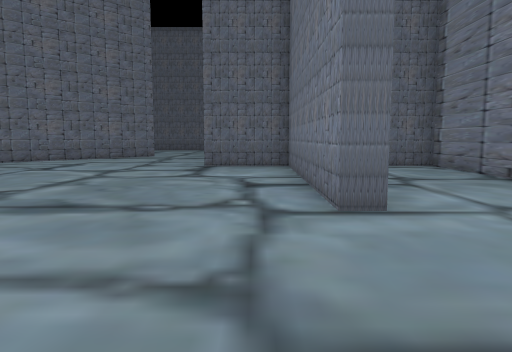
[1] (above)

24 first-person views from a walk through a scene from a Unity 3-D project. The camera is 1.5 m above the floor, tilts 6° down and sees 70° across. The floor is counted in squares, 2 m on a side. Each view is taken from the middle of a square. On the plan, view 1 faces up. The plan holds only what a view shows up to about 11 squares ahead; the rest is blank. The place goes on beyond the plan. The player is left out.

[2]
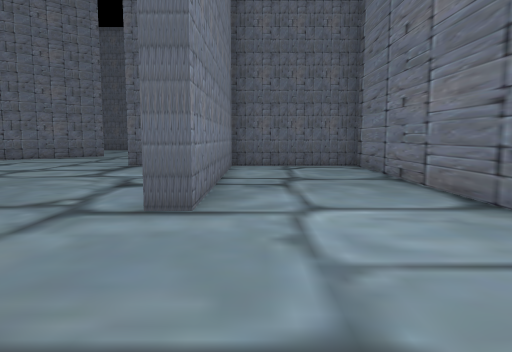

[3]
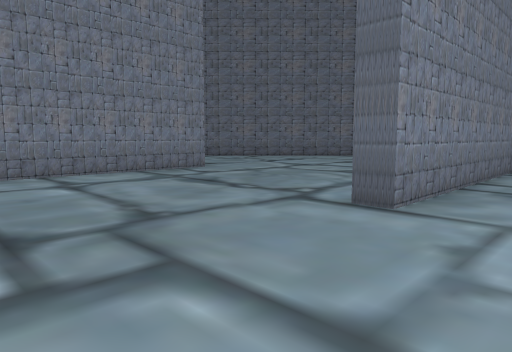

[4]
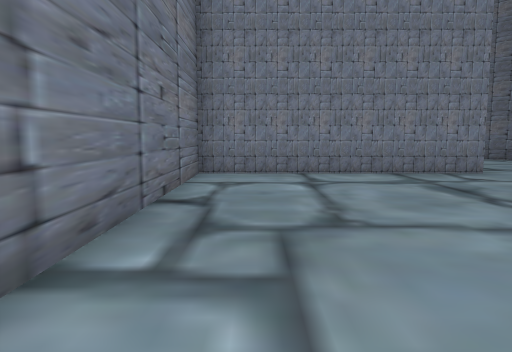

[5]
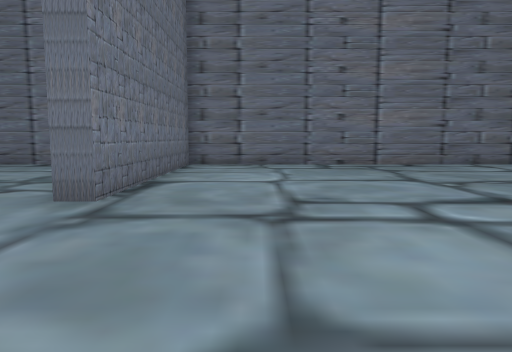

[6]
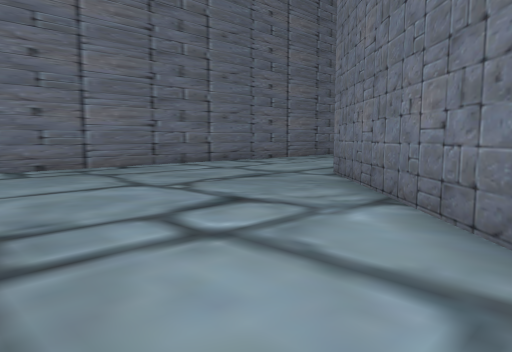

[7]
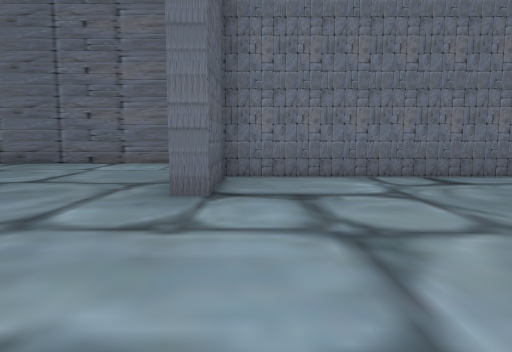

[8]
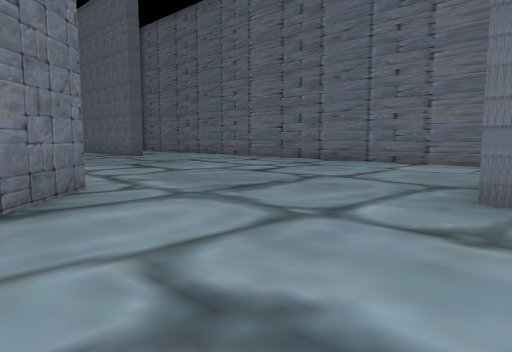

[9]
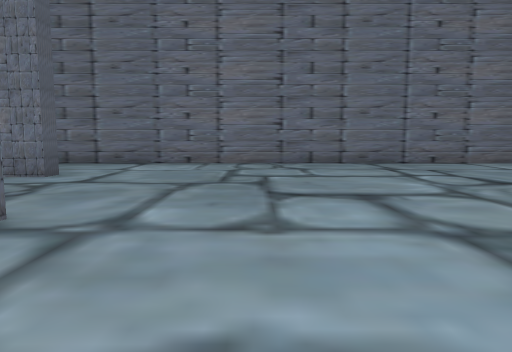

[10]
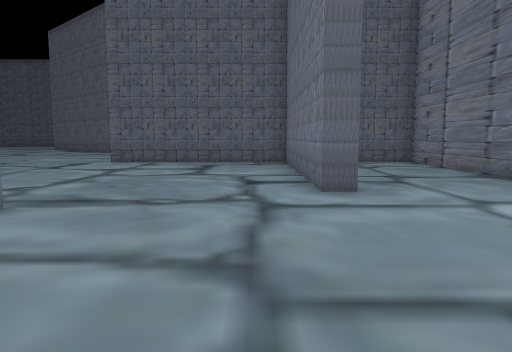

[11]
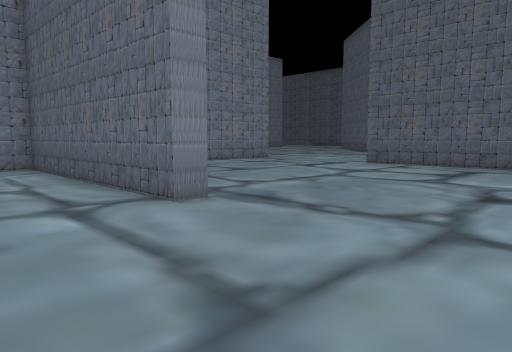

[12]
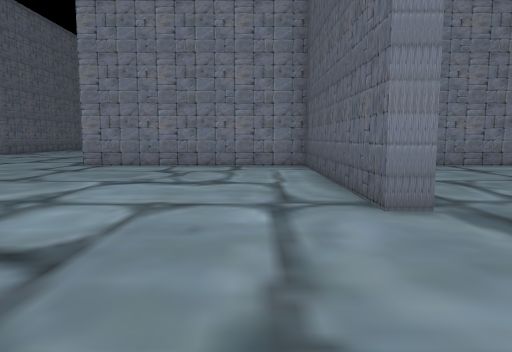

[13]
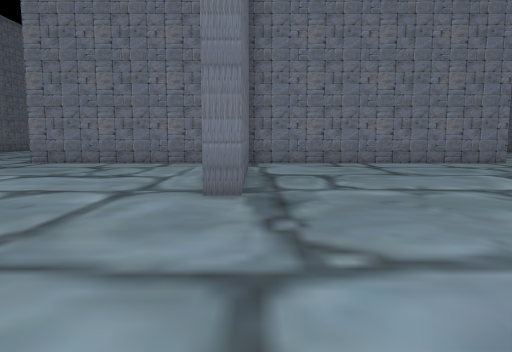

[14]
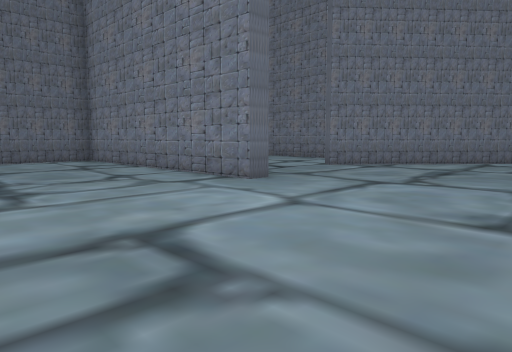

[15]
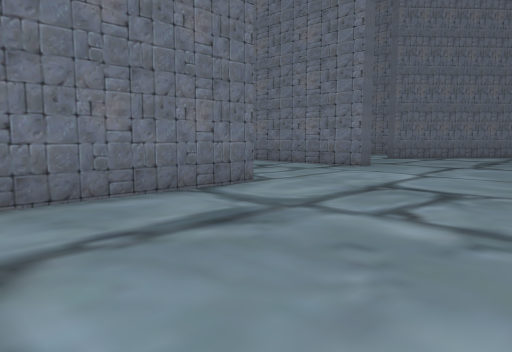

[16]
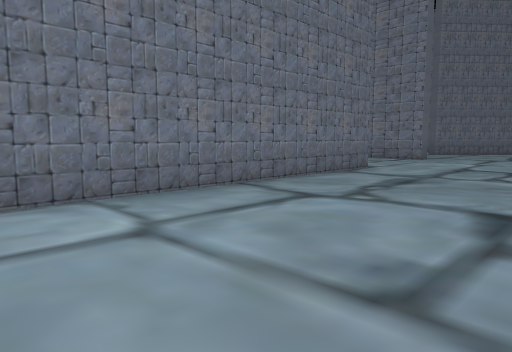

[17]
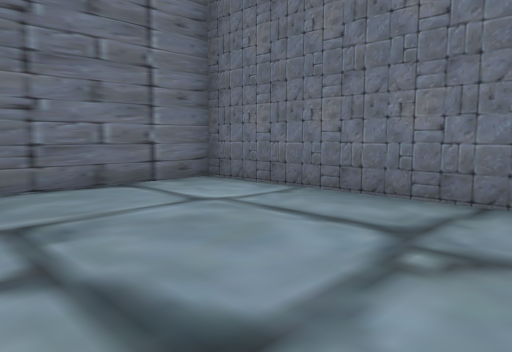

[18]
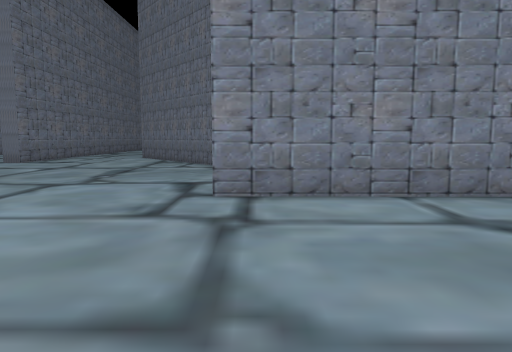

[19]
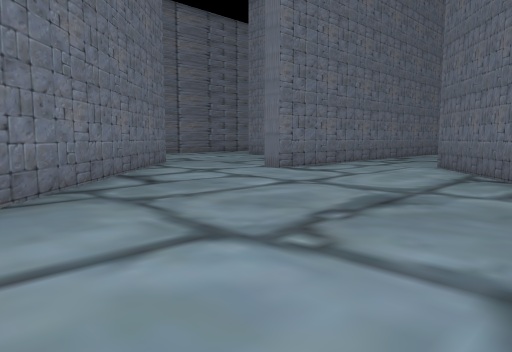

[20]
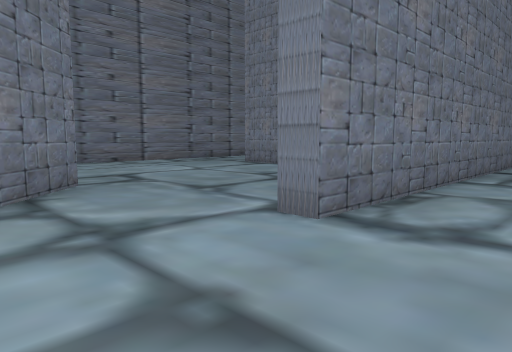

[21]
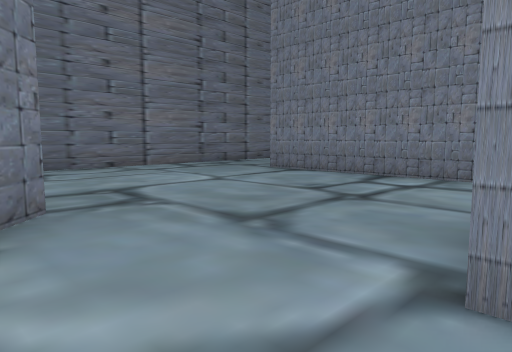

[22]
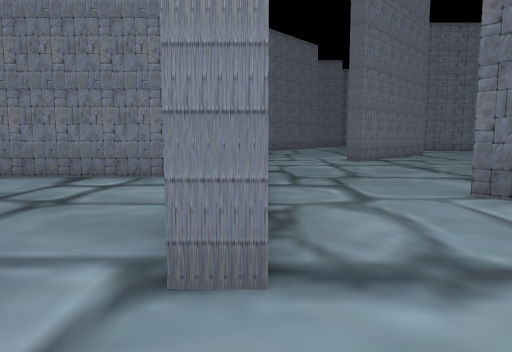

[23]
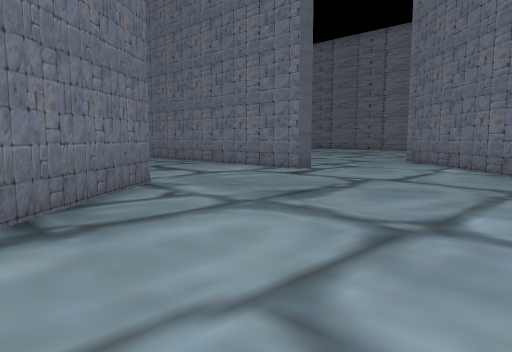

[24]
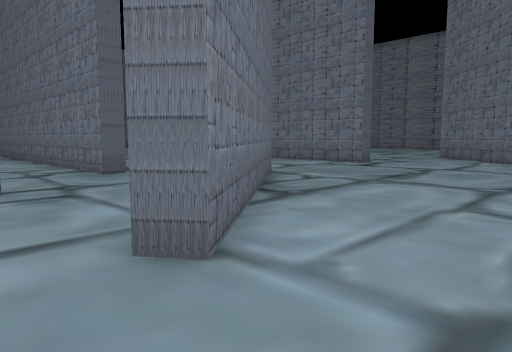

### Floor plan
Points are (right, up) in squares from view 1. A wall is a line through its corners. A room is listed if a view was taken in it or the views show most of it. See-through windows are left out.
Room 1 (views 1, 2, 3, 4, 5, 6, 7, 8, 9, 10, 11, 12, 13, 14, 15, 16, 17, 18, 19, 20, 21, 22, 23)
walls: (-4, 14.5) (-5.3, 13.2); (-7.7, 11.5) (-4.7, 14.5); (-7.6, 21.8) (-2.9, 21.8); (-12.9, 15.6) (-17.6, 11.8); (-2.7, 21.9) (-2.7, 21.3) (-8.6, 21.3) (-8.6, 15.4) (-9.1, 15.4) (-9.1, 18.8); (-9.8, 8.6) (-13.8, 4.6); (1.4, 23) (0.9, 23) (0.9, 29.1) (-4.5, 29.1); (-16.4, 9.1) (-14.7, 9.1) (-14.8, 8.4); (4.7, 11.4) (4.7, 29.1); (-14.1, 4.9) (-8.8, 10.4); (-9.2, 29.3) (-8.6, 29.3) (-8.6, 21.7); (-4.5, 29.6) (4.7, 29.6) (4.7, 33.1); (-19.9, 7.4) (-19.9, 2.6); (4.7, 3.7) (4.7, 9.6) (1.4, 9.6) (1.4, 3.7) (0.8, 3.7) (0.9, 9.6) (-1.4, 9.6) (-1.4, 10.2); (-16.5, 31.8) (-12.6, 28.3) (-12.9, 27.9); (-19.5, -0.2) (-5.1, -0.2) (-5.1, 5.7) (-4.6, 5.7) (-4.6, -0.2) (1.4, -0.2)
ways out: opening at (-17.5, 10.5) to room 2
Room 2 (view 24)
walls: (-17.6, 11.8) (-18, 12.2); (-22.8, 9.1) (-16.4, 9.1); (-15.5, 17.5) (-16, 17.5)
ways out: opening at (-17.5, 10.5) to room 1; opening at (-17.5, 16.5)

Positions as (right, up) in squares from view 1, and headings:
1: (0, 0), facing up
2: (2, 0), facing up
3: (3, 0), facing up-left
4: (3, 1), facing left
5: (-7, 10), facing down
6: (-7, 9), facing down-left
7: (-6, 9), facing right
8: (-6, 9), facing up-right
9: (-6, 19), facing right
10: (0, 18), facing up
11: (1, 19), facing up-left
12: (1, 20), facing left
13: (2, 22), facing left
14: (-4, 34), facing down-left
15: (0, 34), facing down-left
16: (4, 34), facing down-left
17: (-1, 34), facing down-right
18: (-4, 16), facing left
19: (-8, 15), facing down-left
20: (-12, 11), facing down-left
21: (-13, 9), facing down-left
22: (-13, 9), facing left
23: (-16, 10), facing up-right
24: (-19, 10), facing up-right
